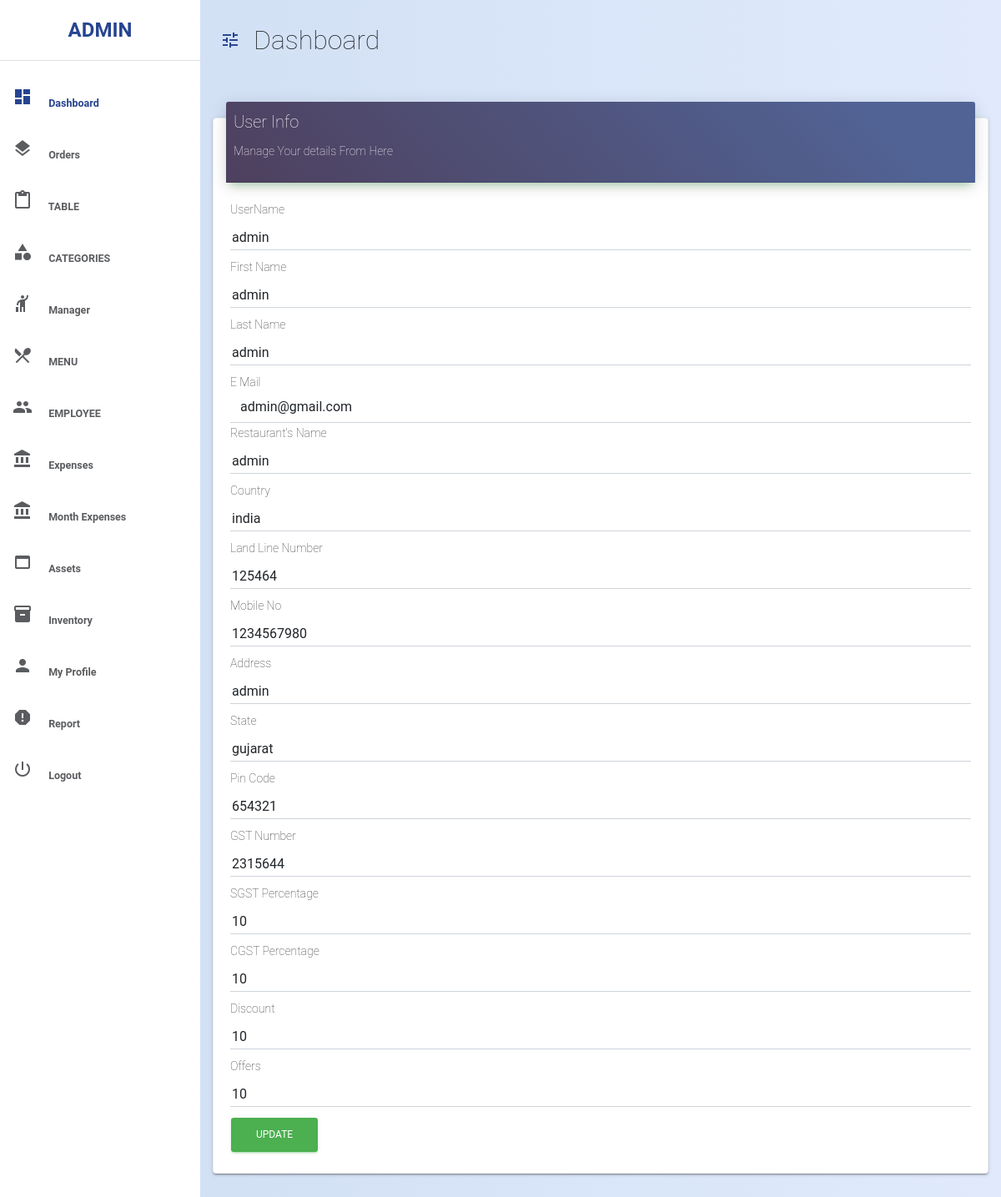
The page /rest_admin/update_u/2/ (signed in) on the database its author committed.
### accounts/models.py (models this page shows, shortened)
class User(AbstractUser):
    mobile_no = models.CharField(max_length=10,
                                    validators=[RegexValidator(r'^\d{9,10}$')])
    address = models.CharField(max_length=200)
    country = models.CharField(max_length=50)
    state = models.CharField(max_length=50)
    pin_code = models.CharField(max_length=6,
                                validators=[RegexValidator(r'^\d{5,6}$')])
    profile_photo = models.ImageField(upload_to='profile_pic',
                                        null=True,
                                        blank=True)
    restaurant_name = models.CharField(max_length=120, null=True, blank=True)
    land_line_number = models.CharField(
        max_length=6,
        validators=[RegexValidator(r'^\d{5,6}$')],
        null=True,
        blank=True)
    discount = models.PositiveIntegerField(null=True, blank=True)
    offer = models.CharField(max_length=10, null=True, blank=True)
    GST_Number = models.CharField(max_length=30, null=True, blank=True)
    SGST = models.CharField(max_length=6, null=True, blank=True)
    CGST = models.CharField(max_length=6, null=True, blank=True)
    rest = models.ForeignKey('self',
                                on_delete=models.CASCADE,
                                null=True,
                                blank=True)
    Adhaar_Card = models.FileField(upload_to='emp_det', null=True, blank=True)
    Category = models.CharField(choices=e_category,
                                max_length=10,
                                null=True,
                                blank=True)
    salary = models.PositiveIntegerField(null=True, blank=True)
    is_rest = models.BooleanField(default=False)
    is_manager = models.BooleanField(default=False)
    is_employee = models.BooleanField(default=False)

### rest_admin/views.py (the view)
# urls.py: path('update_u/<int:id>/', views.update_details, name='update_u'),
def update_details(request, id):
    restro = User.objects.get(id=request.user.id)
    res = User.objects.get(id=request.user.id)
    instance = get_object_or_404(User, id=res.id)
    form = RestaurantForm(request.POST or None, instance=instance)
    if form.is_valid():
        form.save()
        return redirect('rest_admin:user_profile')
    else:
        print(form.errors)
    return render(request, 'rest_admin/update_u.html', {'form': form, 'restro': restro})

### templates/rest_admin/update_u.html (shortened to what this page needs)
<!DOCTYPE html>
{% extends 'res_base.html' %}
{% load static %}
  {% block head %}
    <link href="{% static 'my_css/qr.css' %}" rel="stylesheet" />
  {% endblock %}
{% block body %}
  <div class="col-md-12">
    <div class="card">
      <div class="card-header card-header-primary">
        <h4 class="card-title">User Info</h4>
        <p class="card-category">Manage Your details From Here</p>
      </div>
      <div class="card-body">
        <form method="post" enctype="multipart/form-data">
          <div class="col-md-12">
            <div class="form-group">
              <label for="bmd-label-floating">UserName</label>
              {{ form.username}}
            </div>
          </div>
          <div class="col-md-12">
            <div class="form-group">
              <label for="bmd-label-floating">First Name</label>
              {{ form.first_name }}
            </div>
          </div>
          <div class="col-md-12">
            <div class="form-group">
              <label for="bmd-label-floating">Last Name</label>
              {{ form.last_name}}
            </div>
          </div>
          <div class="col-md-12">
            <div class="form-group">
              <label for="bmd-label-floating">E Mail</label>
              {{ form.email }}
            </div>
          </div>
          <div class="col-md-12">
            <div class="form-group">
              <label for="bmd-label-floating">Restaurant's Name</label>
              {{ form.restaurant_name }}
            </div>
          </div>
          <div class="col-md-12">
            <div class="form-group">
              <label for="bmd-label-floating">Country</label>
              {{ form.country }}
            </div>
          </div>
          <div class="col-md-12">
            <div class="form-group">
              <label for="bmd-label-floating">Land Line Number</label>
              {{ form.land_line_number }}
            </div>
          </div>
          <div class="col-md-12">
            <div class="form-group">
              <label for="bmd-label-floating">Mobile No</label>
              {{ form.mobile_no }}
            </div>
          </div>
          <div class="col-md-12">
            <div class="form-group">
              <label for="bmd-label-floating">Address</label>
              {{ form.address }}
            </div>
          </div>
          <div class="col-md-12">
            <div class="form-group">
              <label for="bmd-label-floating">State</label>
              {{ form.state }}
            </div>
          </div>
          <div class="col-md-12">
            <div class="form-group">
              <label for="bmd-label-floating">Pin Code</label>
              {{ form.pin_code }}
            </div>
          </div>
          <div class="col-md-12">
            <div class="form-group">
              <label for="bmd-label-floating">GST Number</label>
              {{ form.GST_Number }}
            </div>
          </div>
          <div class="col-md-12">
            <div class="form-group">
              <label for="bmd-label-floating">SGST Percentage</label>
              {{ form.SGST }}
            </div>
          </div>
          <div class="col-md-12">
            <div class="form-group">
              <label for="bmd-label-floating">CGST Percentage</label>
              {{ form.CGST }}
            </div>
          </div>
          <div class="col-md-12">
            <div class="form-group">
              <label for="bmd-label-floating">Discount</label>
              {{ form.discount }}
            </div>
          </div>
          <div class="col-md-12">
            <div class="form-group">
              <label for="bmd-label-floating">Offers</label>
              {{ form.offer }}
            </div>
          </div>
          <button type="submit" class="btn btn-success">Update</button>
        </form>
      </div>
    </div>
  </div>
{% endblock %}

### templates/res_base.html (shortened to what this page needs)
<!DOCTYPE html>
{% load static %}
{% load webpush_notifications %}
<html lang="en">
<head>
    <link href="{% static 'bootstrap/css/bootstrap.min.css' %}" rel="stylesheet" >
    <link rel="stylesheet" href="{% static 'assets/css/style.css' %}" />
    {% block head %}
    {% endblock %}
</head>
<body>
    <div class="d-flex" id="main-wrapper">
        <div class="bg-white" id="sidebar">
            <div class="sidebar-heading text-center py-4 primary-text fs-4 fw-bold text-uppercase border-bottom" >{% block res_name %}{{ restro.restaurant_name }}{% endblock %}</div>
            <div class="list-group list-group-flush my-3">
                <a href="{% url 'rest_admin:t_price' %}" class="list-group-item list-group-item-action bg-transparent second-text active" >
                    <span class="me-3 mt-4"
                    ><i class="material-icons">dashboard</i></span
                    >
                    <span>Dashboard</span>
                </a>
                <div>
                    <a class="list-group-item list-group-item-action bg-transparent second-text fw-bold" data-bs-toggle="collapse" href="#ordercollapse" role="button" aria-expanded="false" aria-controls="ordercollapse">
                        <span class="me-3"><i class="material-icons">layers</i></span>
                        <span>Orders</span>
                    </a>
                </div>
                <div>
                    <a class="list-group-item list-group-item-action bg-transparent second-text fw-bold" data-bs-toggle="collapse" href="#tablecollapse" role="button" aria-expanded="false" aria-controls="tablecollapse">
                        <span class="me-3"><i class="material-icons">content_paste</i></span>
                        <span>TABLE</span>
                    </a>
                </div>
                <div>
                    <a class="list-group-item list-group-item-action bg-transparent second-text fw-bold" data-bs-toggle="collapse" href="#categorycollapse" role="button" aria-expanded="false" aria-controls="categorycollapse">
                        <span class="me-3"><i class="material-icons">category</i></span>
                        <span>CATEGORIES</span>
                    </a>
                </div>
                <div>
                    <a class="list-group-item list-group-item-action bg-transparent second-text fw-bold" data-bs-toggle="collapse" href="#managercollapse" role="button" aria-expanded="false" aria-controls="managercollapse">
                        <span class="me-3"><i class="material-icons">hail</i></span>
                        <span>Manager</span>
                    </a>
                </div>
                <div>
                    <a class="list-group-item list-group-item-action bg-transparent second-text fw-bold" data-bs-toggle="collapse" href="#menucollapse" role="button" aria-expanded="false" aria-controls="menucollapse">
                        <span class="me-3"><i class="material-icons">restaurant_menu</i></span>
                        <span>MENU</span>
                    </a>
                </div>
                <div>
                    <a class="list-group-item list-group-item-action bg-transparent second-text fw-bold" data-bs-toggle="collapse" href="#employeecollapse" role="button" aria-expanded="false" aria-controls="employeecollapse">
                        <span class="me-3"><i class="material-icons">group</i></span>
                        <span>EMPLOYEE</span>
                    </a>
                </div>
                <div>
                    <a class="list-group-item list-group-item-action bg-transparent second-text fw-bold" data-bs-toggle="collapse" href="#expensecollapse" role="button" aria-expanded="false" aria-controls="expensecollapse">
                        <span class="me-3"><i class="material-icons">account_balance</i></span>
                        <span>Expenses</span>
                    </a>
                </div>
                <div>
                    <a class="list-group-item list-group-item-action bg-transparent second-text fw-bold" data-bs-toggle="collapse" href="#mexpensecollapse" role="button" aria-expanded="false" aria-controls="mexpensecollapse">
                        <span class="me-3"><i class="material-icons">account_balance</i></span>
                        <span>Month Expenses</span>
                    </a>
                </div>
                <div>
                    <a class="list-group-item list-group-item-action bg-transparent second-text fw-bold" data-bs-toggle="collapse" href="#assetscollapse" role="button" aria-expanded="false" aria-controls="assetscollapse">
                        <span class="me-3"><i class="material-icons">web_asset</i></span>
                        <span>Assets</span>
                    </a>
                </div>
                <div>
                    <a class="list-group-item list-group-item-action bg-transparent second-text fw-bold" data-bs-toggle="collapse" href="#Inventorycollapse" role="button" aria-expanded="false" aria-controls="Inventorycollapse">
                        <span class="me-3"><i class="material-icons">inventory_2</i></span>
                        <span>Inventory</span>
                    </a>
                </div>
                <a href="{% url 'rest_admin:user_profile' %}" class="list-group-item list-group-item-action bg-transparent second-text fw-bold">
                    <span class="me-3 mt-4"
                    ><i class="material-icons">person</i></span
                    >
                    <span>My Profile</span>
                </a>
                <a href="{% url 'rest_admin:balence_sheet' %}" class="list-group-item list-group-item-action bg-transparent second-text fw-bold">
                    <span class="me-3 mt-4"
                    ><i class="material-icons">report</i></span
                    >
                    <span>Report</span>
                </a>
                <a href="{% url 'accounts:user_logout' %}" class="list-group-item list-group-item-action bg-transparent second-text fw-bold">
                    <span class="me-3 mt-4"
                    ><i class="material-icons ">power_settings_new</i></span
                    >
                    <span>Logout</span>
                </a>
            </div>
        </div>
        <div id="page-content-wrapper">
            <nav class="navbar navbar-expand-lg navbar-light bg-transparent py-4 px-4">
                <div class="d-flex align-items-center">
                    <i class="material-icons primary-text fs-4 me-3" id="menu-toggle">tune</i>
                    <h2 class="fs-2 m-0">Dashboard</h2>
                </div>
            </nav>
            <div class="container-fluid" style="padding: 15px;">
                {% block body %}
                {% endblock body %}
            </div>
        </div>
    </div>
</body>
</html>

### static/assets/css/style.css (style rules this page uses)
body, h1, h2, h3, h4, h5, h6, .h1, .h2, .h3, .h4 { font-family: "Roboto", "Helvetica", "Arial", sans-serif; font-weight: 200; line-height: 1.5em; }
:root { --main-bg-color: #009d63; --main-text-color: #274491; --second-text-color: #5a5c5f; --second-bg-color: #c1efde; --card-header-success-color: #274491; }
.primary-text { color: var(--main-text-color); }
.second-text { color: var(--second-text-color); }
#main-wrapper { overflow-x: hidden; background: #e0eafc; background: -webkit-linear-gradient( to right, #cfdef3, #e0eafc ); background: linear-gradient( to right, #cfdef3, #e0eafc ); }
#sidebar { min-height: 100vh; margin-left: -15rem; -webkit-transition: margin 0.25s ease-out; -moz-transition: margin 0.25s ease-out; -o-transition: margin 0.25s ease-out; transition: margin 0.25s ease-out; }
#sidebar .sidebar-heading { padding: 0.875rem 1.25rem; font-size: 1.2rem; }
#sidebar .list-group { width: 15rem; }
#page-content-wrapper { min-width: 100vw; }
#menu-toggle { cursor: pointer; }
.list-group-item { border: none; padding: 15px 15px; font-size: 12.5px; }
.list-group-item.active { background-color: transparent; color: var(--main-text-color); font-weight: bold; border: none; }
.card { box-shadow: 0 1px 4px 0 rgb(0 0 0 / 14%); }
.card { border: 0; margin-bottom: 30px; margin-top: 30px; border-radius: 6px; color: #333333; background: #fff; width: 100%; box-shadow: 0 2px 2px 0 rgb(0 0 0 / 14%), 0 3px 1px -2px rgb(0 0 0 / 20%), 0 1px 5px 0 rgb(0 0 0 / 12%); }
.card { position: relative; display: flex; flex-direction: column; min-width: 0; word-wrap: break-word; background-color: #fff; background-clip: border-box; border: 1px solid #eeeeee; border-radius: 0.25rem; }
.card { font-size: 0.875rem; }
.card-header { box-shadow: 0 4px 20px 0px rgb(0 0 0 / 14%), 0 7px 10px -5px rgb(76 175 80 / 40%); border-radius: 3px; margin-top: -20px; margin-left: 15px; margin-right: 15px; padding: 9px; }
.card-header-primary { background: rgb(81, 99, 149); background: linear-gradient( 227deg, rgba(81, 99, 149, 1) 13%, rgba(79, 79, 117, 1) 63%, rgba(78, 64, 94, 1) 100% ); }
.card-title { color: #fff; font-size: 20px; align-items: center; }
.card-body { flex: 1 1 auto; padding: 1.25rem; }
.form-control { border-top: none; border-right: none; border-left: none; border-radius: 0; }
.card-category { color: #fff; }
.btn { position: relative; padding: 12px 30px; margin: 0.3125rem 1px; font-size: 0.75rem; font-weight: 400; line-height: 1.428571; text-decoration: none; text-transform: uppercase; letter-spacing: 0; cursor: pointer; background-color: transparent; border: 0; border-radius: 0.2rem; outline: 0; transition: box-shadow 0.2s cubic-bezier(0.4, 0, 1, 1), background-color 0.2s cubic-bezier(0.4, 0, 0.2, 1); will-change: box-shadow, transform; }
.btn.btn-success { color: #fff; background-color: #4caf50; border-color: #4caf50; box-shadow: 0 2px 2px 0 rgb(76 175 80 / 14%), 0 3px 1px -2px rgb(76 175 80 / 20%), 0 1px 5px 0 rgb(76 175 80 / 12%); }
@media (min-width: 768px) { #sidebar { margin-left: 0; } }
@media (min-width: 768px) { #page-content-wrapper { min-width: 0; width: 100%; } }

### static/my_css/qr.css (style rules this page uses)
input[type=text] { width: 100%; padding: 2px 2px; margin: 8px 0; box-sizing: border-box; }

### rows shown on the page
User: restaurant_name "ADMIN", username "admin", first_name "admin", last_name "admin", email "admin@gmail.com", restaurant_name "admin", country "india", land_line_number "125464", mobile_no "1234567980", address "admin", state "gujarat", pin_code "654321", GST_Number "2315644", SGST "10", CGST "10", discount "10", offer "10"
